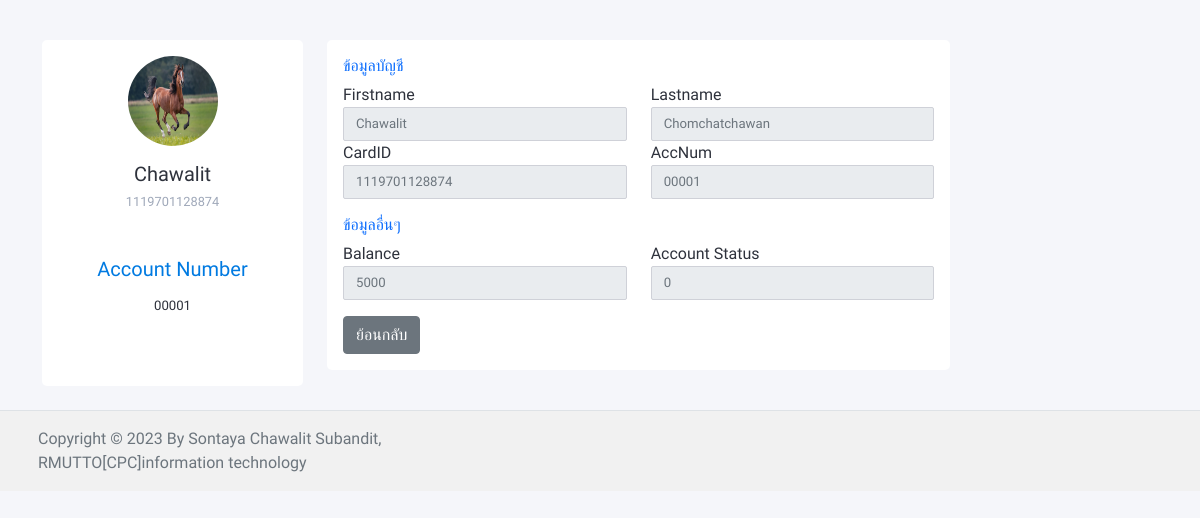
Page /info.php?user_id=25 on the committed database.
### tables this page shows
CREATE TABLE `user` (
  `user_id` int(10) NOT NULL,
  `email` varchar(50) NOT NULL,
  `card_id` varchar(20) NOT NULL,
  `first_name` varchar(50) NOT NULL,
  `last_name` varchar(50) NOT NULL,
  `password` varchar(4) NOT NULL,
  `acc_num` varchar(5) NOT NULL,
  `balance` decimal(10,0) NOT NULL,
  `status` int(1) NOT NULL,
  `usr_img` varchar(150) NOT NULL,
  `date` int(50) NOT NULL
);

### info.php (the view, shortened to what this page needs)
<?php
include('connect.php');
    $user_id=isset($_GET['user_id']) ? $_GET['user_id']: '';
    if($user_id!='') {
        $sql = "SELECT * FROM user WHERE user_id='".$user_id."' ";
        $result = $conn->query($sql);
        $row = $result->fetch_assoc();
    }
?>
<!DOCTYPE html>
<html lang="en">
<head>
    <link href="https://cdn.jsdelivr.net/npm/bootstrap@5.1.1/dist/css/bootstrap.min.css" rel="stylesheet">
	<link rel="stylesheet" href="./css/font.css">
    <link rel="stylesheet" href="./css/info.css">
</head>
<body>
<div class="container">
<div class="row gutters">
<div class="col-xl-3 col-lg-3 col-md-12 col-sm-12 col-12">
<div class="card h-100">
	<div class="card-body">
		<div class="account-settings">
			<div class="user-profile">
				<div class="user-avatar">
				<?php
            if($row['usr_img'] != null) {
            ?>
              <img src="upload/<?php echo $row["usr_img"];?> "width=80 height=80 class=rounded-circle float-sm-right>
            <?php }
            else
            { ?>
              <img src = img/default_profile.jpg width=80 height=80 class=rounded-circle float-sm-right>
            <?php }
            ?>
				</div>
				<h5 class="user-name"><?php echo $row['first_name'];?></h5>
				<h6 class="user-email"><?php echo $row['card_id'];?></h6>
			</div>
			<div class="about">
				<h5>Account Number</h5>
				<p><?php echo $row['acc_num'];?></p>
			</div>
		</div>
	</div>
</div>
</div>
<form class="col-xl-9 col-lg-9 col-md-12 col-sm-12 col-12" action="upload.php" method="POST" enctype="multipart/form-data" >
<div class="col-xl-9 col-lg-9 col-md-12 col-sm-12 col-12">
<div class="card h-100">
	<div class="card-body">
		<div class="row gutters">
			<div class="col-xl-12 col-lg-12 col-md-12 col-sm-12 col-12">
				<h6 class="mb-2 text-primary">ข้อมูลบัญชี</h6>
			</div>
			<div class="col-xl-6 col-lg-6 col-md-6 col-sm-6 col-12">
				<div class="form-group">
					<label for="fullName">Firstname</label>
					<input type="text" class="form-control" name="firstname" id="fullName" placeholder="<?php echo $row['first_name'];?>" disabled>
				</div>
			</div>
			<div class="col-xl-6 col-lg-6 col-md-6 col-sm-6 col-12">
				<div class="form-group">
					<label for="eMail">Lastname</label>
					<input type="text" class="form-control" name="lastname" id="eMail" placeholder="<?php echo $row['last_name'];?>" disabled>
				</div>
			</div>
			<div class="col-xl-6 col-lg-6 col-md-6 col-sm-6 col-12">
				<div class="form-group">
					<label for="phone">CardID</label>
					<input type="text" class="form-control" name="carid" id="phone" placeholder="<?php echo $row['card_id'];?>" disabled>
				</div>
			</div>
			<div class="col-xl-6 col-lg-6 col-md-6 col-sm-6 col-12">
				<div class="form-group">
					<label for="website">AccNum</label>
					<input type="text" class="form-control" name="accnum" id="website" placeholder="<?php echo $row['acc_num'];?>" disabled>
				</div>
			</div>
		</div>
		<div class="row gutters">
			<div class="col-xl-12 col-lg-12 col-md-12 col-sm-12 col-12">
				<h6 class="mt-3 mb-2 text-primary">ข้อมูลอื่นๆ</h6>
			</div>
			<div class="col-xl-6 col-lg-6 col-md-6 col-sm-6 col-12">
				<div class="form-group">
					<label for="Street">Balance</label>
					<input type="text" class="form-control" name="balance" id="Street" placeholder="<?php echo $row['balance'];?>" disabled>
				</div>
			</div>
			<div class="col-xl-6 col-lg-6 col-md-6 col-sm-6 col-12">
				<div class="form-group">
					<label for="ciTy">Account Status</label>
					<input type="text" class="form-control" name="status" id="ciTy" placeholder="<?php echo $row['status'];?>" disabled>
				</div>
			</div>
		</div>
		<div class="row gutters">
			<div class="col-xl-12 col-lg-12 col-md-12 col-sm-12 col-12 pt-3">
				<div class="text-right">
                    <a class="btn btn-secondary" href="index.php">ย้อนกลับ</a>
				</div>
			</div>
		</div>
	</div>
</div>
</div>
</form>
</div>
</div>
</body>
<?php
include "./templates/footer.php";
?>
</html>

### css/info.css (style rules this page uses)
body { margin: 0; padding-top: 40px; color: #2e323c; background: #f5f6fa; position: relative; height: 100%; }
.account-settings .user-profile { margin: 0 0 1rem 0; padding-bottom: 1rem; text-align: center; }
.account-settings .user-profile .user-avatar { margin: 0 0 1rem 0; }
.account-settings .user-profile .user-avatar img { width: 90px; height: 90px; -webkit-border-radius: 100px; -moz-border-radius: 100px; border-radius: 100px; }
.account-settings .user-profile h5.user-name { margin: 0 0 0.5rem 0; }
.account-settings .user-profile h6.user-email { margin: 0; font-size: 0.8rem; font-weight: 400; color: #9fa8b9; }
.account-settings .about { margin: 2rem 0 0 0; text-align: center; }
.account-settings .about h5 { margin: 0 0 15px 0; color: #007ae1; }
.account-settings .about p { font-size: 0.825rem; }
.form-control { border: 1px solid #cfd1d8; -webkit-border-radius: 2px; -moz-border-radius: 2px; border-radius: 2px; font-size: .825rem; background: #ffffff; color: #2e323c; }
.card { background: #ffffff; -webkit-border-radius: 5px; -moz-border-radius: 5px; border-radius: 5px; border: 0; margin-bottom: 1rem; }

### rows in the picture
user: usr_img (picture), first_name "Chawalit", card "1119701128874", acc_num "00001", firstname "Chawalit", lastname "Chomchatchawan", carid "1119701128874", accnum "00001", balance "5000", status "0"
